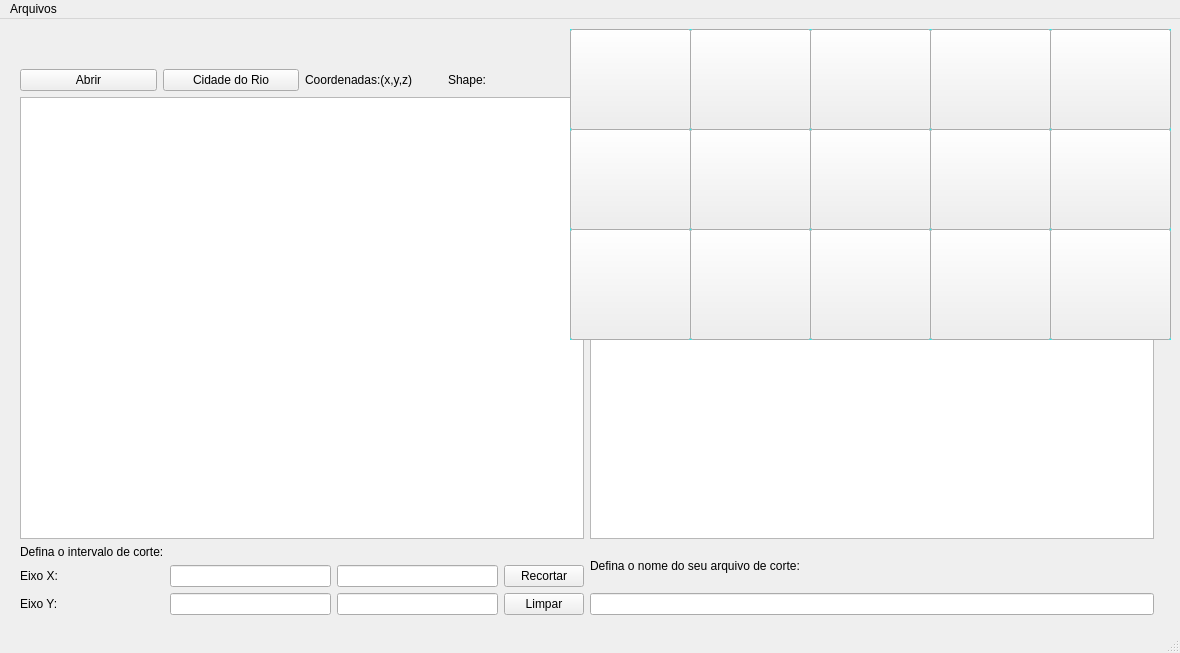
<?xml version="1.0" encoding="UTF-8"?>
<ui version="4.0">
 <class>MainWindow</class>
 <widget class="QMainWindow" name="MainWindow">
  <property name="geometry">
   <rect>
    <x>0</x>
    <y>0</y>
    <width>1180</width>
    <height>653</height>
   </rect>
  </property>
  <property name="windowTitle">
   <string>Visualizador de Arquivos  .TIF</string>
  </property>
  <widget class="QWidget" name="centralwidget">
   <widget class="QWidget" name="gridLayoutWidget">
    <property name="geometry">
     <rect>
      <x>20</x>
      <y>50</y>
      <width>1134</width>
      <height>546</height>
     </rect>
    </property>
    <layout class="QGridLayout" name="Layout_Principal">
     <item row="1" column="1">
      <widget class="QGraphicsView" name="frame_exibicao_gradiente"/>
     </item>
     <item row="2" column="0">
      <layout class="QGridLayout" name="gridLayout_2">
       <item row="2" column="0">
        <widget class="QLabel" name="labe_eixo_y">
         <property name="text">
          <string>Eixo Y:</string>
         </property>
        </widget>
       </item>
       <item row="1" column="1">
        <widget class="QLineEdit" name="intervalo_x_inicio"/>
       </item>
       <item row="2" column="3">
        <widget class="QPushButton" name="botao_limpar">
         <property name="text">
          <string>Limpar</string>
         </property>
        </widget>
       </item>
       <item row="1" column="2">
        <widget class="QLineEdit" name="intervalo_x_final"/>
       </item>
       <item row="2" column="2">
        <widget class="QLineEdit" name="intervalo_y_final"/>
       </item>
       <item row="1" column="3">
        <widget class="QPushButton" name="botao_recorte">
         <property name="text">
          <string>Recortar</string>
         </property>
        </widget>
       </item>
       <item row="2" column="1">
        <widget class="QLineEdit" name="intervalo_y_inicio"/>
       </item>
       <item row="1" column="0">
        <widget class="QLabel" name="label_eixo_x">
         <property name="text">
          <string>Eixo X:</string>
         </property>
        </widget>
       </item>
       <item row="0" column="0">
        <widget class="QLabel" name="label_corte">
         <property name="text">
          <string>Defina o intervalo de corte:</string>
         </property>
        </widget>
       </item>
      </layout>
     </item>
     <item row="1" column="0">
      <widget class="QGraphicsView" name="frame_exibicao_elevacao"/>
     </item>
     <item row="2" column="1">
      <layout class="QVBoxLayout" name="verticalLayout">
       <item>
        <widget class="QLabel" name="label_3">
         <property name="text">
          <string>Defina o nome do seu arquivo de corte:</string>
         </property>
        </widget>
       </item>
       <item>
        <widget class="QLineEdit" name="nome_arquivo_corte"/>
       </item>
      </layout>
     </item>
     <item row="0" column="0">
      <layout class="QGridLayout" name="gridLayout_3">
       <item row="0" column="1">
        <widget class="QPushButton" name="botao_mapa_rio">
         <property name="text">
          <string>Cidade do Rio</string>
         </property>
        </widget>
       </item>
       <item row="0" column="0">
        <widget class="QPushButton" name="botao_abrir_arquivo">
         <property name="text">
          <string>Abrir</string>
         </property>
        </widget>
       </item>
       <item row="0" column="2">
        <widget class="QLabel" name="label_coordinates">
         <property name="text">
          <string>Coordenadas:(x,y,z)</string>
         </property>
        </widget>
       </item>
       <item row="0" column="3">
        <widget class="QLabel" name="label_shape">
         <property name="text">
          <string>Shape: </string>
         </property>
        </widget>
       </item>
      </layout>
     </item>
     <item row="0" column="1">
      <layout class="QGridLayout" name="gridLayout">
       <item row="0" column="0">
        <widget class="QLabel" name="label_nomeArquivo">
         <property name="text">
          <string>Arquivo Selecionado :</string>
         </property>
        </widget>
       </item>
      </layout>
     </item>
    </layout>
   </widget>
   <widget class="QLabel" name="label_mapa_rio">
    <property name="geometry">
     <rect>
      <x>570</x>
      <y>10</y>
      <width>601</width>
      <height>311</height>
     </rect>
    </property>
    <property name="styleSheet">
     <string notr="true">background-color: rgb(0, 255, 255);</string>
    </property>
    <property name="text">
     <string/>
    </property>
    <property name="pixmap">
     <pixmap>:/teste 2/mapa-rio-de-janeiro.jpg</pixmap>
    </property>
    <property name="scaledContents">
     <bool>true</bool>
    </property>
   </widget>
   <widget class="QPushButton" name="botao_regiao3">
    <property name="geometry">
     <rect>
      <x>570</x>
      <y>10</y>
      <width>121</width>
      <height>101</height>
     </rect>
    </property>
    <property name="text">
     <string/>
    </property>
   </widget>
   <widget class="QPushButton" name="botao_regiao6">
    <property name="geometry">
     <rect>
      <x>690</x>
      <y>10</y>
      <width>121</width>
      <height>101</height>
     </rect>
    </property>
    <property name="text">
     <string/>
    </property>
   </widget>
   <widget class="QPushButton" name="botao_regiao9">
    <property name="geometry">
     <rect>
      <x>810</x>
      <y>10</y>
      <width>121</width>
      <height>101</height>
     </rect>
    </property>
    <property name="text">
     <string/>
    </property>
   </widget>
   <widget class="QPushButton" name="botao_regiao12">
    <property name="geometry">
     <rect>
      <x>930</x>
      <y>10</y>
      <width>121</width>
      <height>101</height>
     </rect>
    </property>
    <property name="text">
     <string/>
    </property>
   </widget>
   <widget class="QPushButton" name="botao_regiao2">
    <property name="geometry">
     <rect>
      <x>570</x>
      <y>110</y>
      <width>121</width>
      <height>101</height>
     </rect>
    </property>
    <property name="text">
     <string/>
    </property>
   </widget>
   <widget class="QPushButton" name="botao_regiao5">
    <property name="geometry">
     <rect>
      <x>690</x>
      <y>110</y>
      <width>121</width>
      <height>101</height>
     </rect>
    </property>
    <property name="text">
     <string/>
    </property>
   </widget>
   <widget class="QPushButton" name="botao_regiao8">
    <property name="geometry">
     <rect>
      <x>810</x>
      <y>110</y>
      <width>121</width>
      <height>101</height>
     </rect>
    </property>
    <property name="text">
     <string/>
    </property>
   </widget>
   <widget class="QPushButton" name="botao_regiao11">
    <property name="geometry">
     <rect>
      <x>930</x>
      <y>110</y>
      <width>121</width>
      <height>101</height>
     </rect>
    </property>
    <property name="text">
     <string/>
    </property>
   </widget>
   <widget class="QPushButton" name="botao_regiao1">
    <property name="geometry">
     <rect>
      <x>570</x>
      <y>210</y>
      <width>121</width>
      <height>111</height>
     </rect>
    </property>
    <property name="text">
     <string/>
    </property>
   </widget>
   <widget class="QPushButton" name="botao_regiao4">
    <property name="geometry">
     <rect>
      <x>690</x>
      <y>210</y>
      <width>121</width>
      <height>111</height>
     </rect>
    </property>
    <property name="text">
     <string/>
    </property>
   </widget>
   <widget class="QPushButton" name="botao_regiao7">
    <property name="geometry">
     <rect>
      <x>810</x>
      <y>210</y>
      <width>121</width>
      <height>111</height>
     </rect>
    </property>
    <property name="text">
     <string/>
    </property>
   </widget>
   <widget class="QPushButton" name="botao_regiao10">
    <property name="geometry">
     <rect>
      <x>930</x>
      <y>210</y>
      <width>121</width>
      <height>111</height>
     </rect>
    </property>
    <property name="text">
     <string/>
    </property>
   </widget>
   <widget class="QPushButton" name="botao_regiao15">
    <property name="geometry">
     <rect>
      <x>1050</x>
      <y>10</y>
      <width>121</width>
      <height>101</height>
     </rect>
    </property>
    <property name="text">
     <string/>
    </property>
   </widget>
   <widget class="QPushButton" name="botao_regiao14">
    <property name="geometry">
     <rect>
      <x>1050</x>
      <y>110</y>
      <width>121</width>
      <height>101</height>
     </rect>
    </property>
    <property name="text">
     <string/>
    </property>
   </widget>
   <widget class="QPushButton" name="botao_regiao13">
    <property name="geometry">
     <rect>
      <x>1050</x>
      <y>210</y>
      <width>121</width>
      <height>111</height>
     </rect>
    </property>
    <property name="text">
     <string/>
    </property>
   </widget>
  </widget>
  <widget class="QMenuBar" name="menubar">
   <property name="geometry">
    <rect>
     <x>0</x>
     <y>0</y>
     <width>1180</width>
     <height>21</height>
    </rect>
   </property>
   <widget class="QMenu" name="menuArquivos">
    <property name="title">
     <string>Arquivos</string>
    </property>
   </widget>
   <addaction name="menuArquivos"/>
  </widget>
  <widget class="QStatusBar" name="statusbar"/>
  <action name="actionOpen">
   <property name="text">
    <string>Open</string>
   </property>
  </action>
 </widget>
 <resources/>
 <connections>
  <connection>
   <sender>botao_limpar</sender>
   <signal>clicked()</signal>
   <receiver>intervalo_x_final</receiver>
   <slot>clear()</slot>
   <hints>
    <hint type="sourcelabel">
     <x>582</x>
     <y>584</y>
    </hint>
    <hint type="destinationlabel">
     <x>501</x>
     <y>553</y>
    </hint>
   </hints>
  </connection>
  <connection>
   <sender>botao_abrir_arquivo</sender>
   <signal>clicked()</signal>
   <receiver>MainWindow</receiver>
   <slot>ler_arquivo()</slot>
   <hints>
    <hint type="sourcelabel">
     <x>30</x>
     <y>65</y>
    </hint>
    <hint type="destinationlabel">
     <x>56</x>
     <y>122</y>
    </hint>
   </hints>
  </connection>
  <connection>
   <sender>botao_limpar</sender>
   <signal>clicked()</signal>
   <receiver>intervalo_y_inicio</receiver>
   <slot>clear()</slot>
   <hints>
    <hint type="sourcelabel">
     <x>582</x>
     <y>584</y>
    </hint>
    <hint type="destinationlabel">
     <x>327</x>
     <y>582</y>
    </hint>
   </hints>
  </connection>
  <connection>
   <sender>botao_limpar</sender>
   <signal>clicked()</signal>
   <receiver>intervalo_y_final</receiver>
   <slot>clear()</slot>
   <hints>
    <hint type="sourcelabel">
     <x>582</x>
     <y>584</y>
    </hint>
    <hint type="destinationlabel">
     <x>501</x>
     <y>582</y>
    </hint>
   </hints>
  </connection>
  <connection>
   <sender>botao_recorte</sender>
   <signal>clicked()</signal>
   <receiver>MainWindow</receiver>
   <slot>corta_tif()</slot>
   <hints>
    <hint type="sourcelabel">
     <x>582</x>
     <y>555</y>
    </hint>
    <hint type="destinationlabel">
     <x>376</x>
     <y>545</y>
    </hint>
   </hints>
  </connection>
  <connection>
   <sender>botao_limpar</sender>
   <signal>clicked()</signal>
   <receiver>intervalo_x_inicio</receiver>
   <slot>clear()</slot>
   <hints>
    <hint type="sourcelabel">
     <x>582</x>
     <y>584</y>
    </hint>
    <hint type="destinationlabel">
     <x>327</x>
     <y>553</y>
    </hint>
   </hints>
  </connection>
  <connection>
   <sender>botao_limpar</sender>
   <signal>clicked()</signal>
   <receiver>MainWindow</receiver>
   <slot>volta_tif()</slot>
   <hints>
    <hint type="sourcelabel">
     <x>582</x>
     <y>584</y>
    </hint>
    <hint type="destinationlabel">
     <x>715</x>
     <y>545</y>
    </hint>
   </hints>
  </connection>
  <connection>
   <sender>botao_limpar</sender>
   <signal>clicked()</signal>
   <receiver>nome_arquivo_corte</receiver>
   <slot>clear()</slot>
   <hints>
    <hint type="sourcelabel">
     <x>582</x>
     <y>584</y>
    </hint>
    <hint type="destinationlabel">
     <x>1151</x>
     <y>584</y>
    </hint>
   </hints>
  </connection>
  <connection>
   <sender>botao_mapa_rio</sender>
   <signal>clicked()</signal>
   <receiver>MainWindow</receiver>
   <slot>mostra_mapa()</slot>
   <hints>
    <hint type="sourcelabel">
     <x>212</x>
     <y>50</y>
    </hint>
    <hint type="destinationlabel">
     <x>257</x>
     <y>29</y>
    </hint>
   </hints>
  </connection>
  <connection>
   <sender>botao_regiao3</sender>
   <signal>clicked()</signal>
   <receiver>MainWindow</receiver>
   <slot>botao_clicado_regiao()</slot>
   <hints>
    <hint type="sourcelabel">
     <x>275</x>
     <y>99</y>
    </hint>
    <hint type="destinationlabel">
     <x>399</x>
     <y>26</y>
    </hint>
   </hints>
  </connection>
  <connection>
   <sender>botao_regiao6</sender>
   <signal>clicked()</signal>
   <receiver>MainWindow</receiver>
   <slot>botao_clicado_regiao()</slot>
   <hints>
    <hint type="sourcelabel">
     <x>485</x>
     <y>76</y>
    </hint>
    <hint type="destinationlabel">
     <x>550</x>
     <y>27</y>
    </hint>
   </hints>
  </connection>
  <connection>
   <sender>botao_regiao9</sender>
   <signal>clicked()</signal>
   <receiver>MainWindow</receiver>
   <slot>botao_clicado_regiao()</slot>
   <hints>
    <hint type="sourcelabel">
     <x>610</x>
     <y>74</y>
    </hint>
    <hint type="destinationlabel">
     <x>730</x>
     <y>23</y>
    </hint>
   </hints>
  </connection>
  <connection>
   <sender>botao_regiao12</sender>
   <signal>clicked()</signal>
   <receiver>MainWindow</receiver>
   <slot>botao_clicado_regiao()</slot>
   <hints>
    <hint type="sourcelabel">
     <x>703</x>
     <y>65</y>
    </hint>
    <hint type="destinationlabel">
     <x>892</x>
     <y>40</y>
    </hint>
   </hints>
  </connection>
  <connection>
   <sender>botao_regiao2</sender>
   <signal>clicked()</signal>
   <receiver>MainWindow</receiver>
   <slot>botao_clicado_regiao()</slot>
   <hints>
    <hint type="sourcelabel">
     <x>373</x>
     <y>172</y>
    </hint>
    <hint type="destinationlabel">
     <x>1029</x>
     <y>38</y>
    </hint>
   </hints>
  </connection>
  <connection>
   <sender>botao_regiao5</sender>
   <signal>clicked()</signal>
   <receiver>MainWindow</receiver>
   <slot>botao_clicado_regiao()</slot>
   <hints>
    <hint type="sourcelabel">
     <x>496</x>
     <y>203</y>
    </hint>
    <hint type="destinationlabel">
     <x>874</x>
     <y>30</y>
    </hint>
   </hints>
  </connection>
  <connection>
   <sender>botao_regiao8</sender>
   <signal>clicked()</signal>
   <receiver>MainWindow</receiver>
   <slot>botao_clicado_regiao()</slot>
   <hints>
    <hint type="sourcelabel">
     <x>617</x>
     <y>170</y>
    </hint>
    <hint type="destinationlabel">
     <x>1168</x>
     <y>133</y>
    </hint>
   </hints>
  </connection>
  <connection>
   <sender>botao_regiao11</sender>
   <signal>clicked()</signal>
   <receiver>MainWindow</receiver>
   <slot>botao_clicado_regiao()</slot>
   <hints>
    <hint type="sourcelabel">
     <x>719</x>
     <y>194</y>
    </hint>
    <hint type="destinationlabel">
     <x>1163</x>
     <y>194</y>
    </hint>
   </hints>
  </connection>
  <connection>
   <sender>botao_regiao1</sender>
   <signal>clicked()</signal>
   <receiver>MainWindow</receiver>
   <slot>botao_clicado_regiao()</slot>
   <hints>
    <hint type="sourcelabel">
     <x>380</x>
     <y>257</y>
    </hint>
    <hint type="destinationlabel">
     <x>1172</x>
     <y>246</y>
    </hint>
   </hints>
  </connection>
  <connection>
   <sender>botao_regiao4</sender>
   <signal>clicked()</signal>
   <receiver>MainWindow</receiver>
   <slot>botao_clicado_regiao()</slot>
   <hints>
    <hint type="sourcelabel">
     <x>500</x>
     <y>316</y>
    </hint>
    <hint type="destinationlabel">
     <x>1163</x>
     <y>310</y>
    </hint>
   </hints>
  </connection>
  <connection>
   <sender>botao_regiao7</sender>
   <signal>clicked()</signal>
   <receiver>MainWindow</receiver>
   <slot>botao_clicado_regiao()</slot>
   <hints>
    <hint type="sourcelabel">
     <x>606</x>
     <y>295</y>
    </hint>
    <hint type="destinationlabel">
     <x>1168</x>
     <y>378</y>
    </hint>
   </hints>
  </connection>
  <connection>
   <sender>botao_regiao10</sender>
   <signal>clicked()</signal>
   <receiver>MainWindow</receiver>
   <slot>botao_clicado_regiao()</slot>
   <hints>
    <hint type="sourcelabel">
     <x>653</x>
     <y>297</y>
    </hint>
    <hint type="destinationlabel">
     <x>1166</x>
     <y>445</y>
    </hint>
   </hints>
  </connection>
  <connection>
   <sender>botao_regiao15</sender>
   <signal>clicked()</signal>
   <receiver>MainWindow</receiver>
   <slot>botao_clicado_regiao()</slot>
   <hints>
    <hint type="sourcelabel">
     <x>789</x>
     <y>79</y>
    </hint>
    <hint type="destinationlabel">
     <x>1164</x>
     <y>55</y>
    </hint>
   </hints>
  </connection>
  <connection>
   <sender>botao_regiao14</sender>
   <signal>clicked()</signal>
   <receiver>MainWindow</receiver>
   <slot>botao_clicado_regiao()</slot>
   <hints>
    <hint type="sourcelabel">
     <x>816</x>
     <y>152</y>
    </hint>
    <hint type="destinationlabel">
     <x>1168</x>
     <y>96</y>
    </hint>
   </hints>
  </connection>
  <connection>
   <sender>botao_regiao13</sender>
   <signal>clicked()</signal>
   <receiver>MainWindow</receiver>
   <slot>botao_clicado_regiao()</slot>
   <hints>
    <hint type="sourcelabel">
     <x>806</x>
     <y>281</y>
    </hint>
    <hint type="destinationlabel">
     <x>1164</x>
     <y>298</y>
    </hint>
   </hints>
  </connection>
 </connections>
 <slots>
  <slot>abrir_arquivo()</slot>
  <slot>slot1()</slot>
  <slot>corta_tif()</slot>
  <slot>ler_arquivo()</slot>
  <slot>volta_tif()</slot>
  <slot>gera_gradiente()</slot>
  <slot>mostra_lista()</slot>
  <slot>ler_regiao_selecionada()</slot>
  <slot>slot2()</slot>
  <slot>mostra_mapinhas()</slot>
  <slot>ler_mapinha_selecionado()</slot>
  <slot>mostra_mapa()</slot>
  <slot>botao_clicado_regiao()</slot>
  <slot>abrir_janela_rio()</slot>
 </slots>
</ui>
